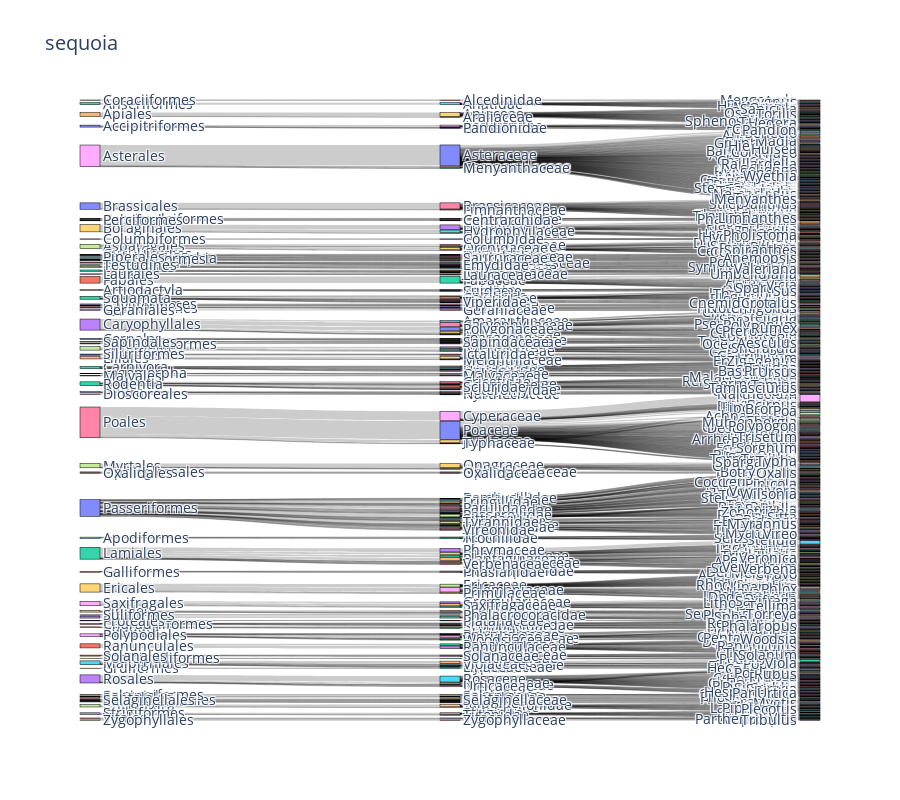

The notebook cell this image was saved under:
### Code cell
seqouia = df_combined[(df_combined['Park Code'] == 'SEKI')]

# Step 1: Get the counts for order -> family
order_family_count = seqouia.groupby(['Order', 'Family']).size().reset_index(name='count')

# Step 2: Get the counts for family -> genus
family_genus_count = seqouia.groupby(['Family', 'Genus']).size().reset_index(name='count')

# Combine the order -> family and family -> genus into one list of source, target, and value for Sankey
# For order -> family
order_family_links = order_family_count[['Order', 'Family', 'count']].rename(columns={'Order': 'source', 'Family': 'target', 'count': 'value'})

# For family -> genus
family_genus_links = family_genus_count[['Family', 'Genus', 'count']].rename(columns={'Family': 'source', 'Genus': 'target', 'count': 'value'})

# Concatenate the two link DataFrames
links = pd.concat([order_family_links, family_genus_links], ignore_index=True)

# Create a list of nodes
nodes = list(pd.concat([order_family_count['Order'], order_family_count['Family'], family_genus_count['Genus']]).unique())

# Map the nodes to indices
nodes_dict = {node: i for i, node in enumerate(nodes)}

# Add node indices to the links
links['source'] = links['source'].map(nodes_dict)
links['target'] = links['target'].map(nodes_dict)

# Create the Sankey diagram
fig = go.Figure(go.Sankey(
    node=dict(
        pad=15,
        thickness=20,
        line=dict(color="black", width=0.5),
        label=nodes
    ),
    link=dict(
        source=links['source'],
        target=links['target'],
        value=links['value']
    )
))

fig.update_layout(title_text="sequoia", font_size=14, height=800)
fig.show()

### Figure 1 — Plotly figure (JSON) as saved in the notebook; plotly's stock layout.template omitted (floating-point values rounded to 4 significant figures; data arrays with more than 128 entries replaced by an {"elided": "..."} marker saying what was removed)
{"data": [{"link": {"source": {"elided": "906 int values"}, "target": {"elided": "906 int values"}, "value": {"elided": "906 int values"}}, "node": {"label": {"elided": "984 str values"}, "line": {"color": "black", "width": 0.5}, "pad": 15, "thickness": 20}, "type": "sankey"}], "layout": {"font": {"size": 14}, "height": 800, "title": {"text": "sequoia"}}}
